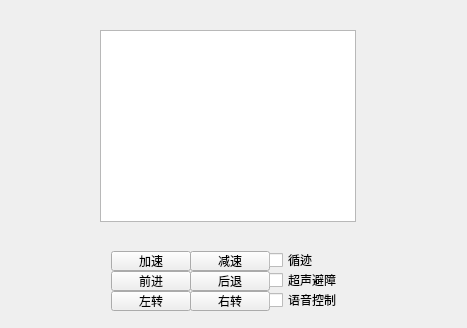
<?xml version="1.0" encoding="UTF-8"?>
<ui version="4.0">
 <class>Widget</class>
 <widget class="QWidget" name="Widget">
  <property name="geometry">
   <rect>
    <x>0</x>
    <y>0</y>
    <width>467</width>
    <height>328</height>
   </rect>
  </property>
  <property name="windowTitle">
   <string>Widget</string>
  </property>
  <widget class="QWidget" name="layoutWidget">
   <property name="geometry">
    <rect>
     <x>100</x>
     <y>240</y>
     <width>253</width>
     <height>76</height>
    </rect>
   </property>
   <layout class="QHBoxLayout" name="horizontalLayout">
    <item>
     <layout class="QVBoxLayout" name="verticalLayout_2">
      <property name="sizeConstraint">
       <enum>QLayout::SetFixedSize</enum>
      </property>
      <item>
       <widget class="QPushButton" name="btnAccelerate">
        <property name="minimumSize">
         <size>
          <width>80</width>
          <height>20</height>
         </size>
        </property>
        <property name="maximumSize">
         <size>
          <width>80</width>
          <height>20</height>
         </size>
        </property>
        <property name="text">
         <string>加速</string>
        </property>
       </widget>
      </item>
      <item>
       <widget class="QPushButton" name="btnForward">
        <property name="minimumSize">
         <size>
          <width>80</width>
          <height>20</height>
         </size>
        </property>
        <property name="maximumSize">
         <size>
          <width>80</width>
          <height>20</height>
         </size>
        </property>
        <property name="text">
         <string>前进</string>
        </property>
       </widget>
      </item>
      <item>
       <widget class="QPushButton" name="btnLeft">
        <property name="minimumSize">
         <size>
          <width>80</width>
          <height>20</height>
         </size>
        </property>
        <property name="maximumSize">
         <size>
          <width>80</width>
          <height>20</height>
         </size>
        </property>
        <property name="text">
         <string>左转</string>
        </property>
       </widget>
      </item>
     </layout>
    </item>
    <item>
     <layout class="QVBoxLayout" name="verticalLayout">
      <property name="sizeConstraint">
       <enum>QLayout::SetFixedSize</enum>
      </property>
      <item>
       <widget class="QPushButton" name="btnSlow">
        <property name="minimumSize">
         <size>
          <width>80</width>
          <height>20</height>
         </size>
        </property>
        <property name="maximumSize">
         <size>
          <width>80</width>
          <height>20</height>
         </size>
        </property>
        <property name="text">
         <string>减速</string>
        </property>
       </widget>
      </item>
      <item>
       <widget class="QPushButton" name="btnBack">
        <property name="minimumSize">
         <size>
          <width>80</width>
          <height>20</height>
         </size>
        </property>
        <property name="maximumSize">
         <size>
          <width>80</width>
          <height>20</height>
         </size>
        </property>
        <property name="text">
         <string>后退</string>
        </property>
       </widget>
      </item>
      <item>
       <widget class="QPushButton" name="btnRight">
        <property name="minimumSize">
         <size>
          <width>80</width>
          <height>20</height>
         </size>
        </property>
        <property name="maximumSize">
         <size>
          <width>80</width>
          <height>20</height>
         </size>
        </property>
        <property name="text">
         <string>右转</string>
        </property>
       </widget>
      </item>
     </layout>
    </item>
    <item>
     <layout class="QVBoxLayout" name="verticalLayout_3">
      <property name="sizeConstraint">
       <enum>QLayout::SetFixedSize</enum>
      </property>
      <item>
       <widget class="QCheckBox" name="cbAuto">
        <property name="minimumSize">
         <size>
          <width>73</width>
          <height>18</height>
         </size>
        </property>
        <property name="maximumSize">
         <size>
          <width>73</width>
          <height>18</height>
         </size>
        </property>
        <property name="text">
         <string>循迹</string>
        </property>
       </widget>
      </item>
      <item>
       <widget class="QCheckBox" name="cbUltraSound">
        <property name="minimumSize">
         <size>
          <width>73</width>
          <height>18</height>
         </size>
        </property>
        <property name="maximumSize">
         <size>
          <width>73</width>
          <height>18</height>
         </size>
        </property>
        <property name="text">
         <string>超声避障</string>
        </property>
       </widget>
      </item>
      <item>
       <widget class="QCheckBox" name="cbSoundControl">
        <property name="minimumSize">
         <size>
          <width>73</width>
          <height>18</height>
         </size>
        </property>
        <property name="maximumSize">
         <size>
          <width>73</width>
          <height>18</height>
         </size>
        </property>
        <property name="text">
         <string>语音控制</string>
        </property>
       </widget>
      </item>
     </layout>
    </item>
   </layout>
  </widget>
  <widget class="QTextBrowser" name="textBrowser">
   <property name="geometry">
    <rect>
     <x>100</x>
     <y>30</y>
     <width>256</width>
     <height>192</height>
    </rect>
   </property>
  </widget>
 </widget>
 <layoutdefault spacing="6" margin="11"/>
 <resources/>
 <connections/>
</ui>
